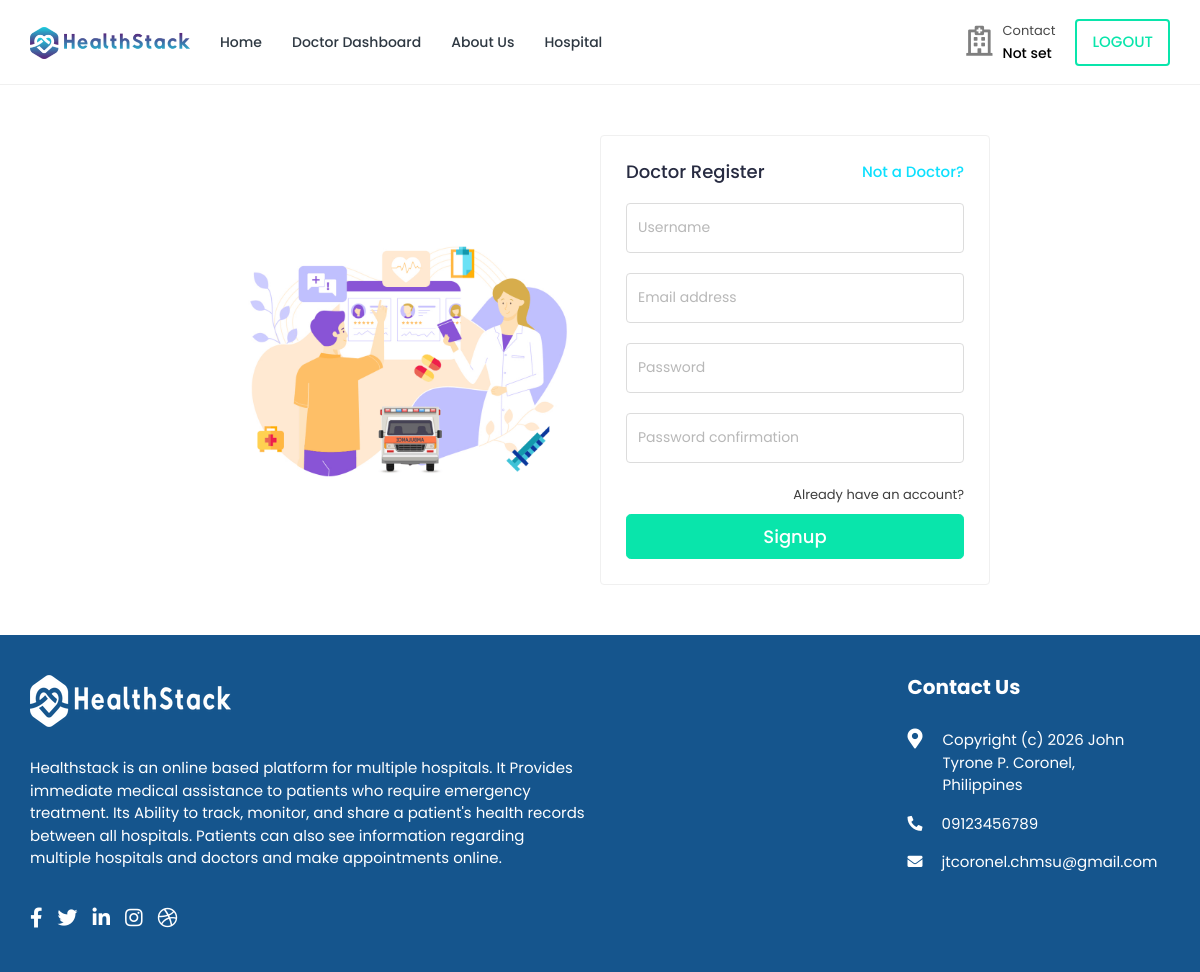
Before: /doctor/doctor-register/ (signed in) with the older database file.
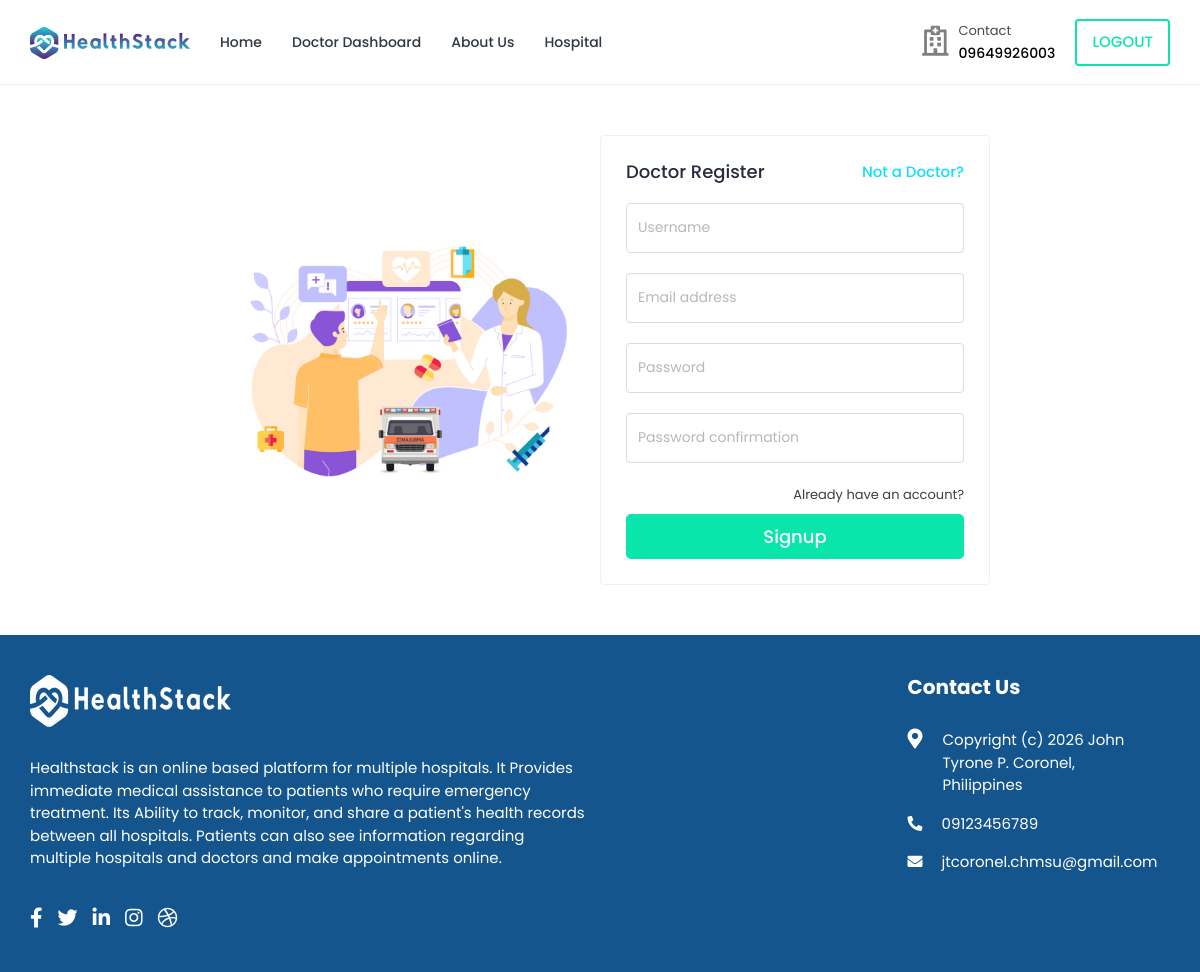
After: the same page with the newer database file.
### doctor/models.py (models this page shows, shortened)
class Doctor_Information(models.Model):
    DOCTOR_TYPE = (
        ('Cardiologists', 'Cardiologists'),
        ('Neurologists', 'Neurologists'),
        ('Pediatricians', 'Pediatricians'),
        ('Physiatrists', 'Physiatrists'),
        ('Dermatologists', 'Dermatologists'),
    )
    doctor_id = models.AutoField(primary_key=True)
    user = models.OneToOneField(User, on_delete=models.CASCADE, null=True, blank=True, related_name='profile')
    name = models.CharField(max_length=200, null=True, blank=True)
    username = models.CharField(max_length=200, null=True, blank=True)
    gender = models.CharField(max_length=200, null=True, blank=True)
    description = models.TextField(max_length=1000, null=True, blank=True)
    department = models.CharField(max_length=200, choices=DOCTOR_TYPE, null=True, blank=True)
    department_name = models.ForeignKey(hospital_department, on_delete=models.SET_NULL, null=True, blank=True)
    specialization = models.ForeignKey(specialization, on_delete=models.SET_NULL, null=True, blank=True)
    featured_image = models.ImageField(upload_to='doctors/', default='doctors/user-default.png', null=True, blank=True)
    certificate_image = models.ImageField(upload_to='doctors_certificate/', default='doctors_certificate/default.png', null=True, blank=True)
    email = models.EmailField(max_length=200, null=True, blank=True)
    phone_number = models.CharField(max_length=200, null=True, blank=True)
    nid = models.CharField(max_length=200, null=True, blank=True)
    visiting_hour = models.CharField(max_length=200, null=True, blank=True)
    consultation_fee = models.IntegerField(null=True, blank=True)
    report_fee = models.IntegerField(null=True, blank=True)
    dob = models.CharField(max_length=200, null=True, blank=True)
    institute = models.CharField(max_length=200, null=True, blank=True)
    degree = models.CharField(max_length=200, null=True, blank=True)
    completion_year = models.CharField(max_length=200, null=True, blank=True)
    work_place = models.CharField(max_length=200, null=True, blank=True)
    designation = models.CharField(max_length=200, null=True, blank=True)
    start_year = models.CharField(max_length=200, null=True, blank=True)
    end_year = models.CharField(max_length=200, null=True, blank=True)
    register_status =  models.CharField(max_length=200, null=True, blank=True)
    hospital_name = models.ForeignKey(Hospital_Information, on_delete=models.SET_NULL, null=True, blank=True)

### doctor/views.py (the view, shortened to what this page needs)
# urls.py: path('doctor-register/', views.doctor_register, name='doctor-register'),
@csrf_exempt
def doctor_register(request):
    page = 'doctor-register'
    form = DoctorUserCreationForm()
    context = {'page': page, 'form': form}
    return render(request, 'doctor-register.html', context)

### doctor/forms.py
class DoctorUserCreationForm(UserCreationForm):
    class Meta:
        model = User
        fields = ['username', 'email', 'password1', 'password2']
    def __init__(self, *args, **kwargs):
        super(DoctorUserCreationForm, self).__init__(*args, **kwargs)
        for name, field in self.fields.items():
            field.widget.attrs.update({'class': 'form-control floating'})

### templates/doctor-register.html (shortened to what this page needs)
{% load static %}
<!DOCTYPE html>
<html lang="en">
  <head>
    <link
      rel="stylesheet"
      href="{% static 'HealthStack-System/css/Normal/bootstrap.min.css' %}"
    />
    <link
      rel="stylesheet"
      href="{% static 'HealthStack-System/plugins/Normal/fontawesome/css/fontawesome.min.css' %}"
    />
    <link
      rel="stylesheet"
      href="{% static 'HealthStack-System/plugins/Normal/fontawesome/css/all.min.css' %}"
    />
    <link
      rel="stylesheet"
      href="{% static 'HealthStack-System/css/Normal/style.css' %}"
    />
  </head>
  <body class="account-page">
    <div class="main-wrapper">
      <header class="header">{% include 'navbar_home.html' %}
      </header>
      <div class="content">
        <div class="container-fluid">
          <div class="row">
            <div class="col-md-8 offset-md-2">
              <div class="account-content">
                <div class="row align-items-center justify-content-center">
                  <div class="col-md-7 col-lg-6 login-left">
                    <img
                      src="{% static 'HealthStack-System/images/Normal/login-banner.png' %}"
                      class="img-fluid"
                      alt="Login Banner"
                    />
                  </div>
                  <div class="col-md-12 col-lg-6 login-right">
                    <div class="login-header">
                      <h3>
                        Doctor Register
                        <a href="{% url 'patient-register' %}">Not a Doctor?</a>
                      </h3>
                    </div>
                    <form action="{% url 'doctor-register' %}" method="POST">
                      {% for field in form %}
                      <div class="form-group form-focus">
                        {{field}}{{ field.errors }}
                        <label class="focus-label">{{ field.label }}</label>
                      </div>
                      {% endfor %}
                      <div class="text-right">
                        <a class="forgot-link" href="{% url 'doctor-login'%}"
                          >Already have an account?</a
                        >
                      </div>
                      <button
                        class="btn btn-primary btn-block btn-lg login-btn"
                        type="submit"
                      >
                        Signup
                      </button>
                    </form>
                  </div>
                </div>
              </div>
            </div>
          </div>
        </div>
      </div>
      {% include 'footer.html' %}
    </div>
  </body>
</html>

### templates/includes/contact-phone.html
{% if user.is_authenticated and user.is_patient and user.patient.phone_number %}
{% with phone=user.patient.phone_number|stringformat:"s" %}
<p class="contact-info-header">{% if phone|slice:":1" == "0" %}{{ phone }}{% else %}0{{ phone }}{% endif %}</p>
{% endwith %}
{% elif user.is_authenticated and user.is_doctor and user.profile.phone_number %}
{% with phone=user.profile.phone_number|stringformat:"s" %}
<p class="contact-info-header">{% if phone|slice:":1" == "0" %}{{ phone }}{% else %}0{{ phone }}{% endif %}</p>
{% endwith %}
{% elif patient.phone_number %}
{% with phone=patient.phone_number|stringformat:"s" %}
<p class="contact-info-header">{% if phone|slice:":1" == "0" %}{{ phone }}{% else %}0{{ phone }}{% endif %}</p>
{% endwith %}
{% elif doctor.phone_number %}
{% with phone=doctor.phone_number|stringformat:"s" %}
<p class="contact-info-header">{% if phone|slice:":1" == "0" %}{{ phone }}{% else %}0{{ phone }}{% endif %}</p>
{% endwith %}
{% else %}
<p class="contact-info-header">Not set</p>
{% endif %}

Changed rows visible on the page:
now on this page (row edited): Doctor_Information: phone_number "09649926003"
changed Doctor_Information: phone_number empty → "09649926003" (drawn)
Other visible differences:
text no longer shown: "Not set"
